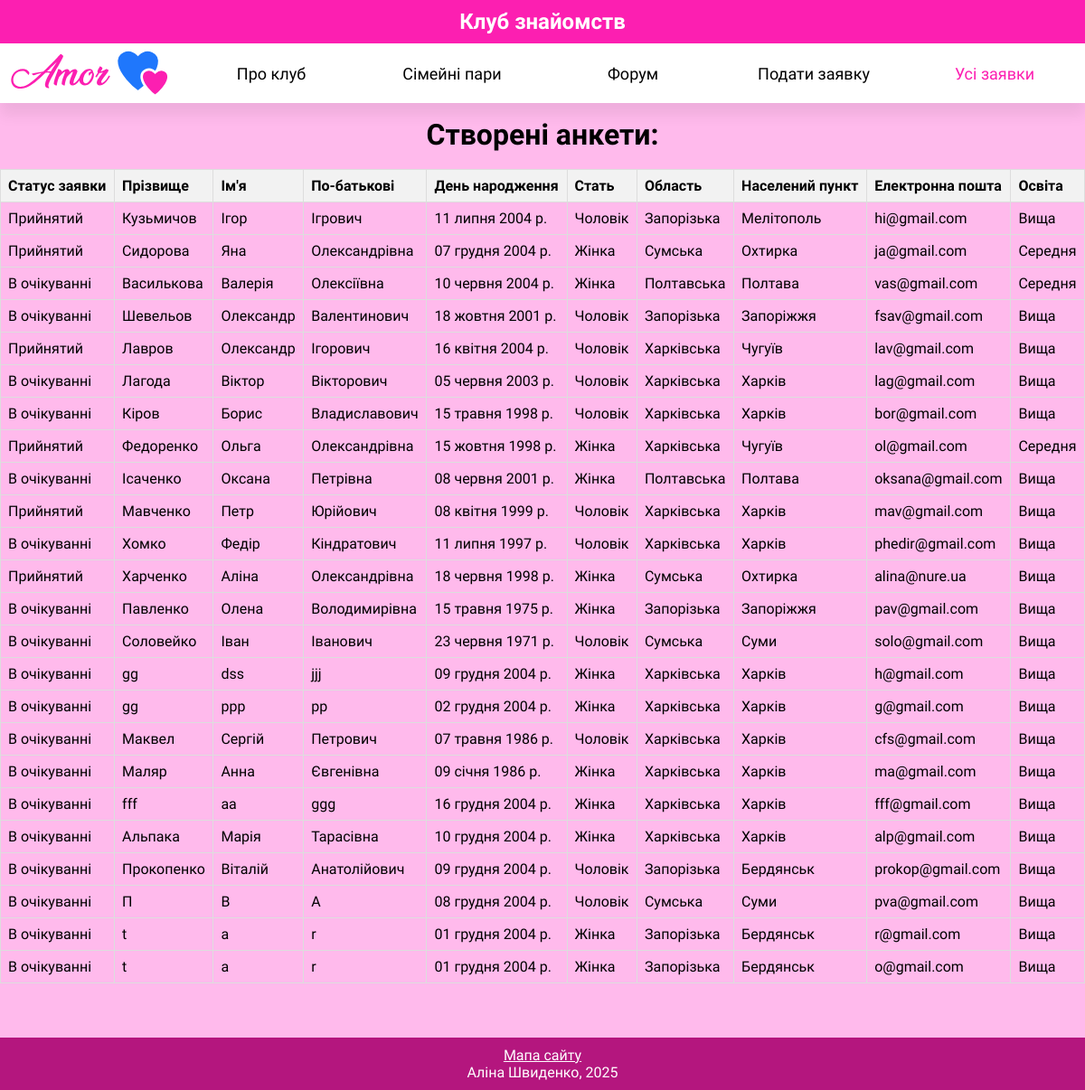
The page /info/applications_display/ on the database as committed earlier.
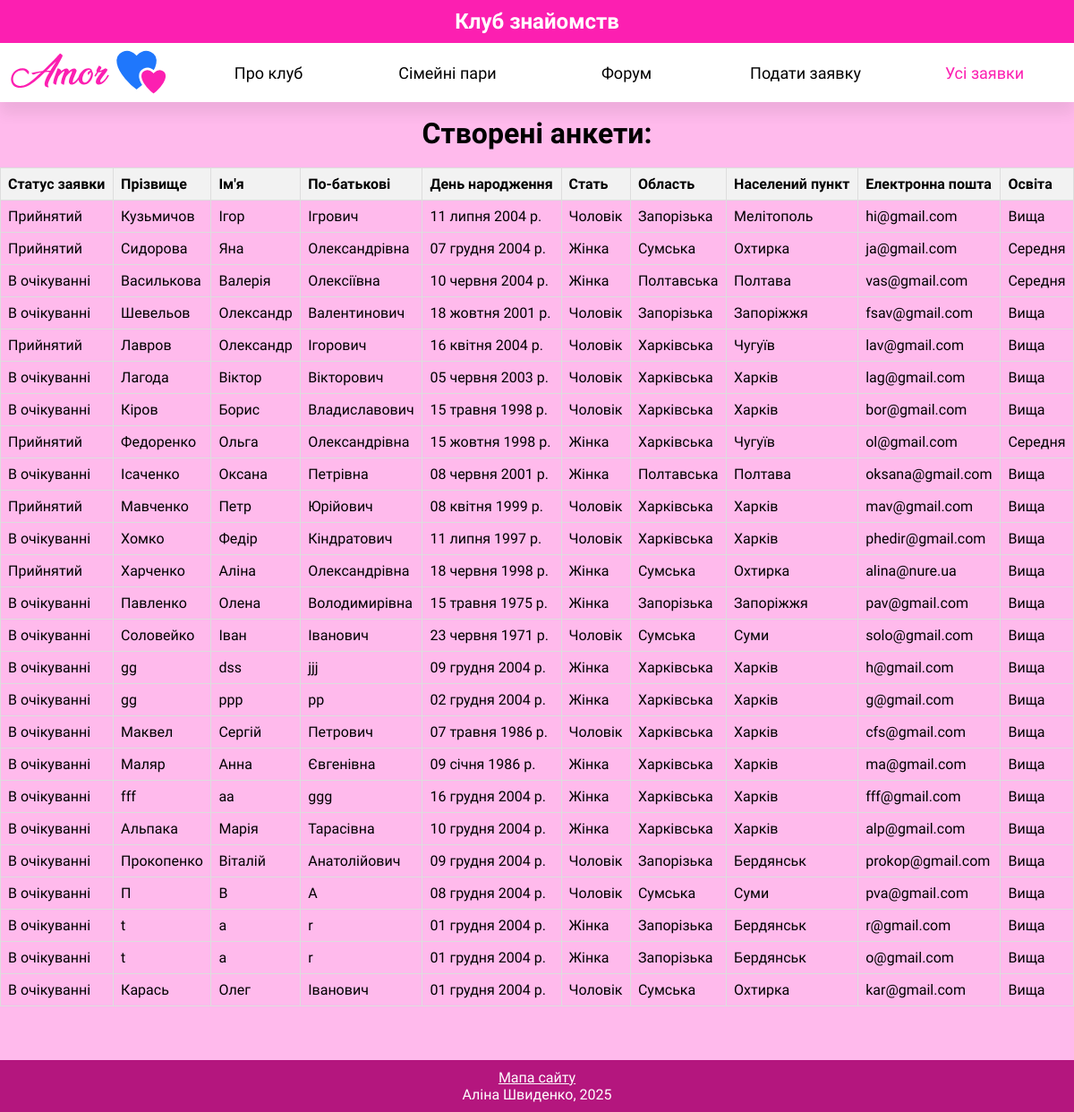
The same page on the database as committed later.
### info/models.py (models this page shows, shortened)
class ClubMember(models.Model):
    id = models.AutoField(primary_key=True)
    patronymic = models.CharField(max_length=255)
    birthday = models.DateField()
    gender = models.CharField(max_length=10, choices=[('woman', 'Жіноча'), ('man', 'Чоловіча')])
    nationality = models.CharField(max_length=10, choices=[('ukrainian', 'Українська'), ('polish', 'Польська'),
                                                           ('italian', 'Італійська')])
    settlement = models.ForeignKey(Settlement, on_delete=models.CASCADE)
    phone_regex = RegexValidator(
        regex=r'^(\+\d{1,2})?[- ]?\(?(\d{3})\)?[- ]?(\d{3})[- ]?(\d{2})[- ]?(\d{2})$',
        message="Номер телефону повинен бути у форматі: '+380123456789' або '096-456-78-90' або '0983456789'."
    )
    phone_number = models.CharField(
        validators=[phone_regex],
        max_length=20,
        blank=True,
    )
    education = models.CharField(max_length=10, choices=[('higher', 'Вища'), ('average', 'Середня'), ('none', 'Немає')])
    activity_field = models.CharField(max_length=255, blank=True)
    hobby = models.TextField(max_length=500, blank=True)
    pets = models.CharField(max_length=255, blank=True)
    favorite_holiday = models.CharField(max_length=120, blank=True)
    favorite_color = models.CharField(max_length=120, blank=True)
    favorite_dish = models.CharField(max_length=120, blank=True)
    favorite_drink = models.CharField(max_length=120, blank=True)
    favorite_musician = models.CharField(max_length=120, blank=True)
    favorite_actor = models.CharField(max_length=120, blank=True)
    favorite_book = models.CharField(max_length=120, blank=True)
    favorite_movie = models.CharField(max_length=120, blank=True)
    appreciate_in_people = models.TextField(max_length=500, blank=True)
    repulsive_in_people = models.TextField(max_length=500, blank=True)
    user = models.OneToOneField(User, on_delete=models.CASCADE)
    is_accepted = models.BooleanField(default=False)
    class Meta:
        verbose_name = "Учасник клубу"
        verbose_name_plural = "Учасники клубу"
        ordering = ['id']
        db_table = "Club_members"

class Settlement(models.Model):
    id = models.AutoField(primary_key=True)
    title = models.CharField(max_length=255)
    region = models.ForeignKey(Region, on_delete=models.CASCADE)
    def __str__(self):
        return str(self.title)
    class Meta:
        verbose_name = "Населений пункт"
        verbose_name_plural = "Населені пункти"
        ordering = ['id']
        db_table = "Settlements"

class Region(models.Model):
    id = models.AutoField(primary_key=True)
    title = models.CharField(max_length=255)
    def __str__(self):
        return str(self.title)
    class Meta:
        verbose_name = "Область"
        verbose_name_plural = "Області"
        ordering = ['id']
        db_table = "Regions"

### info/views.py (the view)
# urls.py: path('applications_display/', views.applications_display, name='applications_display'),
def applications_display(request):
    club_members = ClubMember.objects.all()
    users = User.objects.all()
    return render(request, 'info/applications_display.html', {'club_members': club_members, 'users': users})

### info/templates/info/applications_display.html (shortened to what this page needs)
{% load static %}
<html>
<head>
    <link rel="stylesheet" href="{% static 'css/styles.css' %}">
</head>
<body>
    <header>
        <h2>Клуб знайомств</h2>
        <nav>
            <div id="logo">
                <a href="{% url 'main_page' %}">
                    <img src="{% static 'img/logo.svg' %}" alt="Логотип сайту для знайомств Amor"/>
                </a>
            </div>
            <div>
                <a href="{% url 'main_page' %}">Про клуб </a>
            </div>
            <div><a href="{% url 'couples' %}">Сімейні пари</a></div>
            <div><a href="{% url 'forum' %}">Форум</a></div>
            <div><a href="{% url 'apply' %}">Подати заявку</a></div>
            <div class="active"><a href="#">Усі заявки</a></div>
        </nav>
    </header>
    <main>
        <br>
        <h1>Створені анкети:</h1>
        <br>
        <table class="table">
            <thead>
                <tr>
                    <th>Статус заявки</th>
                    <th>Прізвище</th>
                    <th>Ім'я</th>
                    <th>По-батькові</th>
                    <th>День народження</th>
                    <th>Стать</th>
                    <th>Область</th>
                    <th>Населений пункт</th>
                    <th>Електронна пошта</th>
                    <th>Освіта</th>
                </tr>
            </thead>
            <tbody>
                {% for cm in club_members %}
                <tr>
                    <td>{% if cm.is_accepted %}Прийнятий{% else %}В очікуванні{% endif %}</td>
                    <td>{{ cm.user.last_name }}</td>
                    <td>{{ cm.user.first_name }}</td>
                    <td>{{ cm.patronymic }}</td>
                    <td>{{ cm.birthday }}</td>
                    <td>
                        {% if cm.gender == "woman" %}
                            Жінка
                        {% else %}
                            Чоловік
                        {% endif %}
                    </td>
                    <td>{{ cm.settlement.region }}</td>
                    <td>{{ cm.settlement }}</td>
                    <td>{{ cm.user.email }}</td>
                    <td>
                        {% if cm.education == "higher" %}
                            Вища
                        {% elif cm.education == "average" %}
                            Середня
                        {% else %}
                            Немає
                        {% endif %}
                    </td>
                </tr>
                {% endfor %}
            </tbody>
        </table>
    </main>
    <footer>
        <a href="{% url 'sitemap' %}">Мапа сайту</a>
        <p>Аліна Швиденко, 2025</p>
    </footer>
</body>
</html>

### info/static/css/styles.css (style rules this page uses)
body { font-family: 'Mulish'; font-size: 16px; background-color: #FFBAEC; margin: 0px; }
h1 { font-size: 32px; font-weight: bold; text-align: center; align-self: stretch; margin: 0px; flex-shrink: 1; }
h2 { font-weight: bold; font-size: 24px; text-align: center; margin: 0px; align-self: stretch; flex-shrink: 1; }
p { text-align: justify; margin: 0px; align-self: stretch; flex-shrink: 1; }
nav>.active a { color:#FC1FB1; }
header { display: flex; flex-direction: column; align-items: center; position: fixed; box-shadow: 0px 13px 15px rgba(0, 0, 0, 0.07); width:100%; z-index: 100; }
* { scroll-margin-top: 140px; }
header>h2 { color: white; padding: 10px 0px; background-color: #FC1FB1; align-self: stretch; }
nav { display: flex; flex-direction: row; justify-content: center; align-items: center; background: #FFFFFF; align-self: stretch; height: 66px; }
nav>div { align-self: stretch; flex:1; padding: 0px 12px; display: flex; align-items: center; justify-content: center; }
nav>div>a { align-self: stretch; flex:1; font-weight: 500; font-size: 18px; text-align: center; color: black; text-decoration: none; display: flex; align-items: center; justify-content: center; }
#logo>a>img { align-self: stretch; flex-shrink: 1; width: 100%; }
main { display: flex; flex-direction: column; align-items: center; padding: 111px 0px 40px; background-color: #FFBAEC; }
footer { background-color: #B4167E; color: white; display: flex; padding: 10px 0px; flex-direction: column; }
footer > p { text-align: center; }
footer > a { text-align: center; color: white; }

### info/templates/info/applications_display.html (style rules this page uses)
.table { width: 100%; border-collapse: collapse; margin-bottom: 20px; }
.table th, .table td { border: 1px solid #ddd; padding: 8px; text-align: left; }
.table th { background-color: #f2f2f2; }
html, body { height: 100%; margin: 0; }
body { display: flex; flex-direction: column; }
main { flex-grow: 1; }
footer { padding: 10px; text-align: center; }

Rows that differ between the two databases and show on the page:
added ClubMember: is_accepted "В очікуванні", user.last_name "Карась", user.first_name "Олег", patronymic "Іванович", birthday "01 грудня 2004 р.", gender "Чоловік", settlement.region "Сумська", settlement "Охтирка", user.email "kar@gmail.com", education "Вища"
